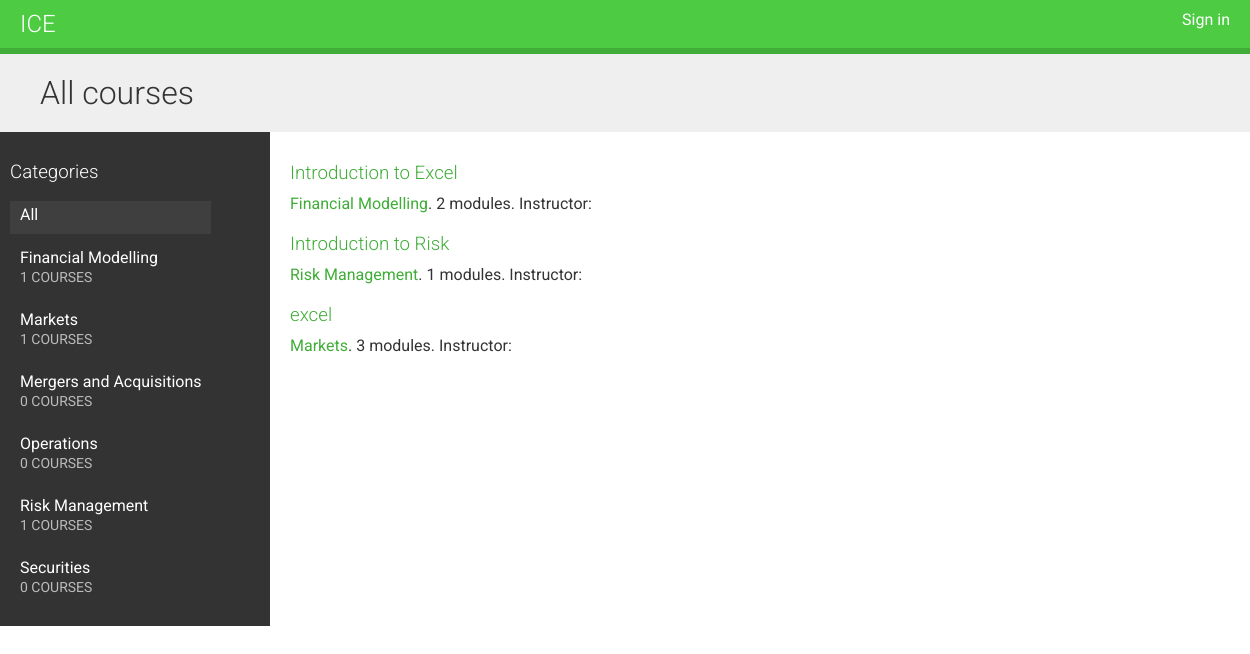
/, run on an earlier commit of the app's database.
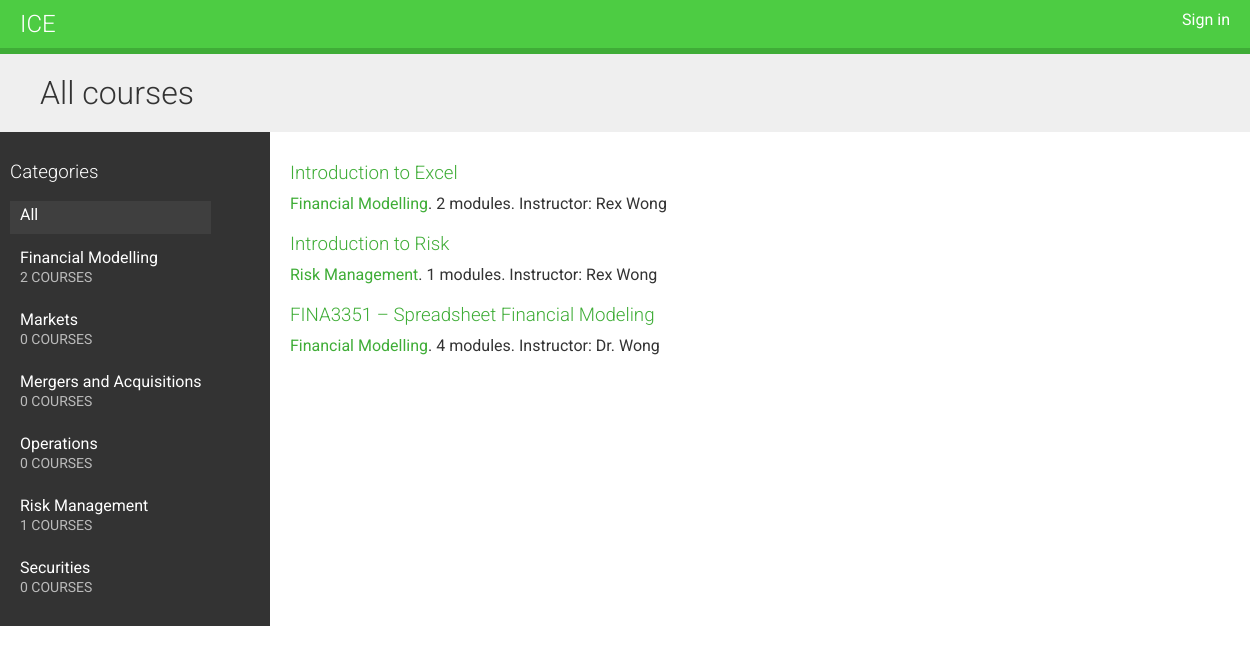
And on a later commit of the database.
### courses/models.py (models this page shows, shortened)
class Category(models.Model):
    title = models.CharField(max_length=200)
    slug = models.SlugField(max_length=200, unique =True)
    class Meta:
        ordering = ['title']
    def __str__(self):
        return self.title

class Course(models.Model):
    owner = models.ForeignKey(User,
                              related_name= 'courses_create_time',
                              on_delete = models.CASCADE)
    category = models.ForeignKey(Category, related_name='courses',on_delete = models.CASCADE)
    title = models.CharField(max_length = 200)
    slug = models.SlugField(max_length=200, unique = True)
    description = models.TextField()
    create_time = models.DateTimeField(auto_now_add=True)
    students = models.ManyToManyField(User,
                                     related_name='courses_joined',
                                     blank = True)
    class Meta:
        ordering = ['create_time']

### courses/views.py (the view)
# urls.py: path('', CourseListView.as_view(), name='course_list'),
class CourseListView(TemplateResponseMixin, View):
    model = Course
    template_name = 'courses/course/list.html'
    def get(self, request, category=None):
        categories = cache.get('all_categories')
        if not categories:
            categories = Category.objects.annotate(total_courses=Count('courses'))
            cache.set('all_categories',categories)
        all_courses = Course.objects.annotate(total_modules=Count('modules'))
        if category:
            category = get_object_or_404(Category, slug=category)
            key = 'category_{}_courses'.format(category.id)
            courses = cache.get(key)
            if not courses:
                courses = all_courses.filter(category=category)
                cache.set(key, courses)
        else:
            courses = cache.get('all_courses')
            if not courses:
                courses = all_courses
                cache.set('all_courses', courses)
        return self.render_to_response({'categories': categories, 'category': category, 'courses': courses})

### courses/templates/courses/course/list.html (shortened to what this page needs)
{% extends "base.html" %}
{% block content %}
<h1>
    {% if category %}
        {{ category.title }} courses
    {% else %}
        All courses
    {% endif %}
</h1>
<div class="contents">
    <h3>Categories</h3>
    <ul id="modules">
        <li {% if not category %}class="selected"{% endif %}>
            <a href="{% url "course_list" %}">All</a>
        </li>
        {% for s in categories %}
            <li {% if category == s %}class="selected"{% endif %}>
                <a href="{% url "course_list_category" s.slug %}">
                    {{ s.title }}
                    <br><span>{{ s.total_courses }} courses</span>
                </a>
            </li>
        {% endfor %}
    </ul>
</div>
<div class="module">
    {% for course in courses %}
        {% with category=course.category %}
            <h3><a href="{% url "course_detail" course.slug %}">{{ course.title }}</a></h3>
            <p>
                <a href="{% url "course_list_category" category.slug %}">{{ category }}</a>.
                {{ course.total_modules }} modules.
                Instructor: {{ course.owner.get_full_name }}
            </p>
        {% endwith %}
    {% endfor %}
</div>
{% endblock %}

### courses/templates/base.html (shortened to what this page needs)
{% load staticfiles %}
<!DOCTYPE html>
<html>
<head>
  <link href="{% static "css/base.css" %}" rel="stylesheet">
</head>
<body>
  <div id="header">
    <a href="/" class="logo">ICE</a>
    <ul class="menu">
      {% if request.user.is_authenticated %}
        <li><a href="{% url "logout" %}">Sign out</a></li>
      {% else %}
        <li><a href="{% url "login" %}">Sign in</a></li>
      {% endif %}
    </ul>
  </div>
  <div id="content">
    {% block content %}
    {% endblock %}
  </div>
</body>
</html>

### courses/static/css/base.css (style rules this page uses)
body { margin:0; font-family:'Roboto', sans-serif; font-weight:400; color:#333; }
a { color:#3fad37; text-decoration:none; }
ul { float:left; }
h1, h2, h3, h4, h5, h6 { font-family:'Roboto', sans-serif; font-weight:300; }
h1 { background:#efefef; width:100%; overflow:auto; padding:20px 0 20px 40px; margin:0; }
.module { padding:10px 20px; float:left; width:600px; }
.module h3 { margin:20px 0 0; padding:0; width:100%; }
.module p { margin:10px 0 20px; width:100%; float:left; }
#header { background:#4dcc43; overflow:auto; padding:10px 20px; border-bottom:6px solid #3fad37; }
#header .logo { text-decoration:none; font-family:'Roboto', sans-serif; font-weight:300; text-transform:uppercase; font-size:24px; color:#fff; float:left; }
#header a { color:#fff; }
#header .menu { list-style:none; float:right; margin:0; padding:0; }
.contents { width:20%; padding:10px; float:left; background:#333; color: #fff; font-family:'Roboto', sans-serif; }
.contents ul { list-style:none; margin:0; padding:0; }
.contents ul li { margin:0 0 10px 0; padding:4px 10px 10px; overflow:auto; }
.contents ul li.selected { background:#3f3f3f; }
.contents ul span { text-transform:uppercase; color:#bbb; font-size:14px; }
.contents ul a { display:block; color:#fff; text-decoration:none; }

What changed in the data, as far as the page shows it:
computed for Category "Financial Modelling": total_courses "1" → "2"
computed for Category "Markets": total_courses "1" → "0"
changed through a linked row, Course "Introduction to Excel": owner.get_full_name (not shown) → "Rex Wong"
changed through a linked row, Course "Introduction to Risk": owner.get_full_name (not shown) → "Rex Wong"
changed Course: title "excel" → "FINA3351 – Spreadsheet Financial Modeling"; category "Markets" → "Financial Modelling"; total_modules "3" → "4"; owner.get_full_name (not shown) → "Dr. Wong"
